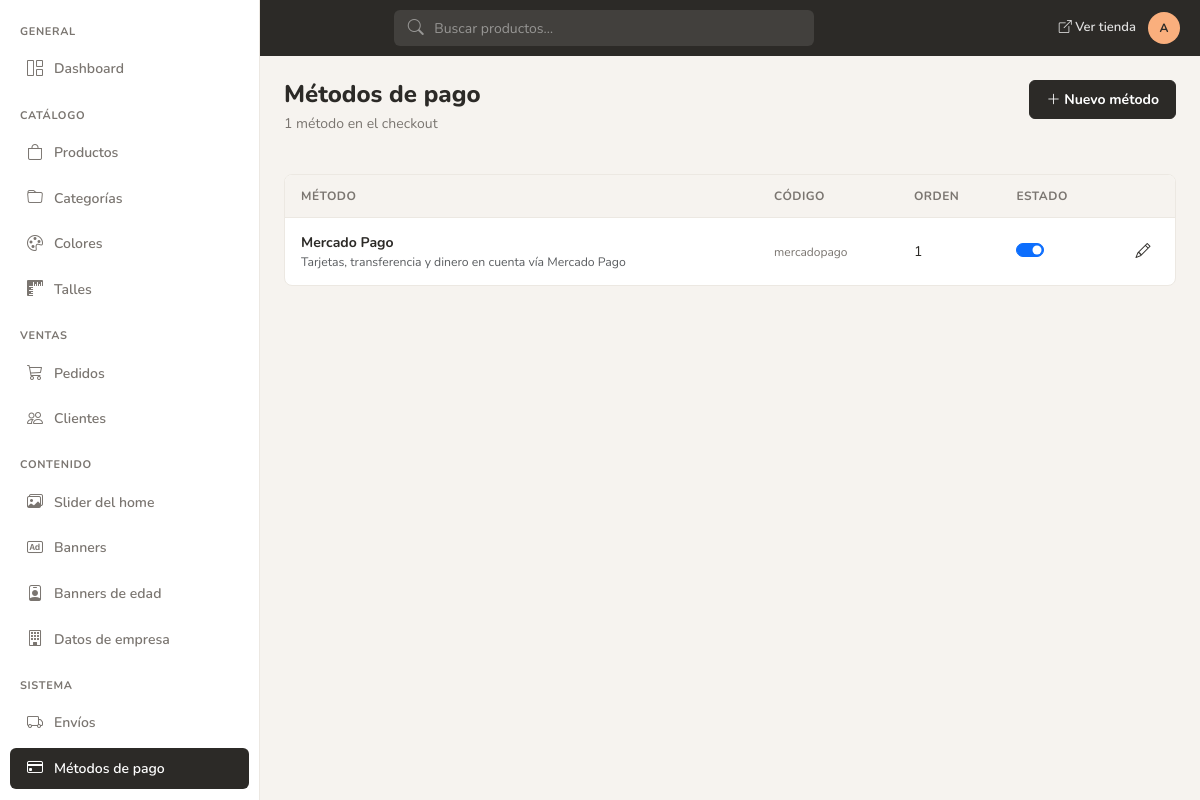
The page /admin/metodos_pago.php (signed in) on the database its author committed.
### tables this page shows
CREATE TABLE IF NOT EXISTS `tbl_metodos_pago` (
  `id_metodo` int NOT NULL AUTO_INCREMENT,
  `codigo` varchar(50) NOT NULL,
  `nombre` varchar(100) NOT NULL,
  `descripcion` varchar(255) DEFAULT NULL,
  `activo` tinyint DEFAULT 1,
  `orden` int DEFAULT 0,
  PRIMARY KEY (`id_metodo`),
  UNIQUE KEY `codigo` (`codigo`)
);

### admin/include/funciones.php (called while the page is built, shortened)
<?php
function admin_site_path(string $path = ''): string
{
    $base = defined('SITE_URL')
        ? rtrim((string)(parse_url(SITE_URL, PHP_URL_PATH) ?: ''), '/')
        : (defined('BASE_PATH') ? rtrim(BASE_PATH, '/') : '');
    $clean = ltrim(str_replace('\\', '/', $path), '/');
    if ($clean === '') {
        return $base === '' ? '/' : $base;
    }
    return ($base === '' ? '' : $base) . '/' . $clean;
}
if (!function_exists('app_path')) {
    function app_path(string $path = ''): string
    {
        return admin_site_path($path);
    }
}

### admin/metodos_pago.php (the view, shortened to what this page needs)
<?php
require_once __DIR__ . '/include/includes.php';
$result = mysqli_query($con, 'SELECT * FROM tbl_metodos_pago ORDER BY orden ASC, nombre ASC');
$rows = [];
if ($result) {
    while ($row = mysqli_fetch_assoc($result)) {
        $rows[] = $row;
    }
}
$total = count($rows);
include __DIR__ . '/header.php';
?>
<div class="admin-section-header">
    <div>
        <h1>Métodos de pago</h1>
        <p class="subtitle"><?= (int)$total ?> método<?= $total === 1 ? '' : 's' ?> en el checkout</p>
    </div>
    <div class="admin-section-actions">
        <a href="a_metodo_pago.php" class="btn btn-ink">
            <i class="bi bi-plus-lg"></i> Nuevo método
        </a>
    </div>
</div>
<div class="admin-card">
    <div class="admin-card-body p-0">
        <div class="table-responsive">
            <table class="admin-table mb-0">
                <thead>
                    <tr>
                        <th>Método</th>
                        <th>Código</th>
                        <th>Orden</th>
                        <th>Estado</th>
                        <th style="width:48px"></th>
                    </tr>
                </thead>
                <tbody>
                <?php if ($total > 0): ?>
                    <?php foreach ($rows as $row): ?>
                        <tr>
                            <td>
                                <strong><?= htmlspecialchars($row['nombre'], ENT_QUOTES, 'UTF-8') ?></strong>
                                <?php if (!empty($row['descripcion'])): ?>
                                    <div class="small text-muted"><?= htmlspecialchars($row['descripcion'], ENT_QUOTES, 'UTF-8') ?></div>
                                <?php endif; ?>
                            </td>
                            <td><span class="product-cell-code"><?= htmlspecialchars($row['codigo'], ENT_QUOTES, 'UTF-8') ?></span></td>
                            <td><?= (int)$row['orden'] ?></td>
                            <td>
                                <div class="form-check form-switch mb-0">
                                    <input class="form-check-input toggle-estado" type="checkbox"
                                           data-endpoint="<?= htmlspecialchars(app_path('admin/api/toggle-metodo-pago-activo.php'), ENT_QUOTES, 'UTF-8') ?>"
                                           data-id-key="id_metodo"
                                           data-id="<?= (int)$row['id_metodo'] ?>"
                                           aria-label="Método <?= (int)$row['activo'] ? 'activo' : 'inactivo' ?>"
                                           <?= (int)$row['activo'] ? 'checked' : '' ?>>
                                </div>
                            </td>
                            <td>
                                <div class="admin-table-actions">
                                    <a href="a_metodo_pago.php?id=<?= (int)$row['id_metodo'] ?>" class="btn-table-action" title="Editar">
                                        <i class="bi bi-pencil"></i>
                                    </a>
                                </div>
                            </td>
                        </tr>
                    <?php endforeach; ?>
                <?php else: ?>
                    <tr>
                        <td colspan="5" class="text-center text-muted py-5">Sin métodos de pago configurados</td>
                    </tr>
                <?php endif; ?>
                </tbody>
            </table>
        </div>
    </div>
</div>
<?php include __DIR__ . '/pie.php'; ?>

### admin/assets/css/admin.css (style rules this page uses)
:root { --yofi-peach: #FAAF7D; --yofi-dusty: #96AFC8; --yofi-terracotta: #E1644B; --yofi-olive: #7D7D64; --yofi-cream: #FAE1C8; --yofi-ink: #2C2A27; --yofi-border: #ECE8E2; --yofi-muted-bg: #F6F3EF; --yofi-muted-text: #7A7570; --yofi-sidebar-width: 260px; --yofi-topbar-height: 56px; --yofi-radius-lg: 8px; --yofi-radius-md: 6px; --yofi-status-green-bg: #D1FAE5; --yofi-status-green-text: #047857; --yofi-status-amber-bg: #FEF3C7; --yofi-status-amber-text: #B45309; --yofi-status-blue-bg: #E0F2FE; --yofi-status-blue-text: #0369A1; --yofi-status-red-bg: #FBE2DC; --yofi-status-red-text: #9A3412; }
*, *::before, *::after { box-sizing: border-box; }
body.admin-body { background: var(--yofi-muted-bg); font-family: 'Nunito', system-ui, sans-serif; color: var(--yofi-ink); margin: 0; }
.admin-section-header { display: flex; flex-wrap: wrap; align-items: flex-start; justify-content: space-between; gap: 1rem; margin-bottom: 1.5rem; }
.admin-section-header h1 { font-size: 1.5rem; font-weight: 800; margin: 0; line-height: 1.2; }
.admin-section-header .subtitle { color: var(--yofi-muted-text); font-size: 0.875rem; margin-top: 0.25rem; }
.admin-section-actions { display: flex; flex-wrap: wrap; gap: 0.5rem; align-items: center; }
.btn-ink { background: var(--yofi-ink); border: 1px solid var(--yofi-ink); color: #fff; border-radius: var(--yofi-radius-md); font-weight: 700; font-size: 0.875rem; padding: 0.5rem 1rem; }
.admin-card { background: #fff; border: 1px solid var(--yofi-border); border-radius: var(--yofi-radius-lg); overflow: hidden; }
.admin-card-body { padding: 1.25rem; }
.admin-card-body.p-0 { padding: 0; }
.admin-table { width: 100%; border-collapse: collapse; font-size: 0.875rem; }
.admin-table thead th { padding: 0.75rem 1rem; text-align: left; font-size: 0.75rem; font-weight: 700; text-transform: uppercase; letter-spacing: 0.04em; color: var(--yofi-muted-text); border-bottom: 1px solid var(--yofi-border); background: var(--yofi-muted-bg); }
.admin-table tbody td { padding: 0.875rem 1rem; border-bottom: 1px solid var(--yofi-border); vertical-align: middle; }
.admin-table tbody tr:last-child td { border-bottom: none; }
.admin-table-actions { display: flex; justify-content: flex-end; align-items: center; gap: 0.125rem; }
.btn-table-action { display: inline-flex; align-items: center; justify-content: center; width: 32px; height: 32px; padding: 0; border: none; background: transparent; border-radius: var(--yofi-radius-md); color: var(--yofi-ink); text-decoration: none; cursor: pointer; font-size: 0.9375rem; }
.admin-table .form-switch { padding-left: 2.5em; min-height: 1.5rem; }
.admin-table .form-switch .form-check-input { cursor: pointer; }
.product-cell-code { font-size: 0.75rem; color: var(--yofi-muted-text); }

### rows shown on the page
tbl_metodos_pago: nombre "Mercado Pago", descripcion "Tarjetas, transferencia y dinero en cuenta vía Mercado Pago", codigo "mercadopago", orden "1", activo "☑"

### other values the page prints
$adminInitials "A"
$total "1"
